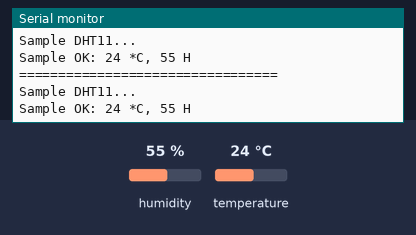
The sketch below on a simulated Arduino Uno, built with avr-gcc and run on an emulated ATmega328P. Shown: the last lines printed to the serial monitor. Inputs (shaded band) come from the test bench; at power-on: humidity 55 %, temperature 24 °C.

Above: at 2.3 s.
2.4 s: humidity set to 22 %
At 4.2 s:
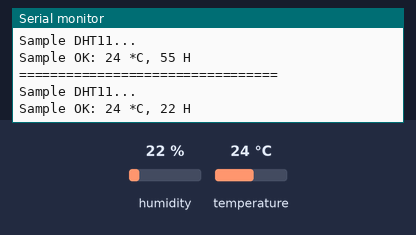
4.5 s: temperature set to 12 °C
At 5.0 s:
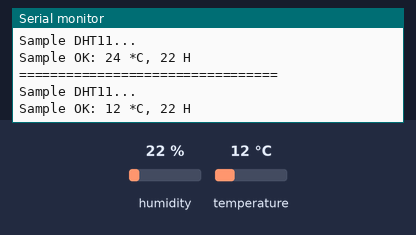
6.6 s: humidity set to 40 %
At 8.9 s:
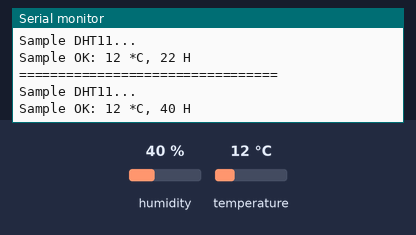
Timing chart, 0 to 10.4 s (numbered marks = the images above; inputs shaded):
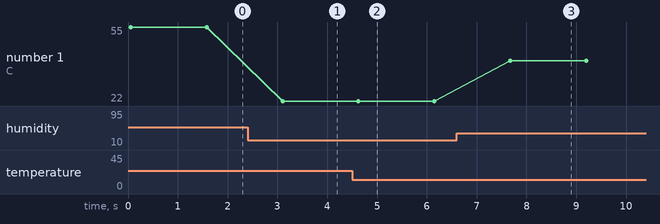

The sketch:

DHT11.ino
```cpp
/*
  DHT11

  DHT11 sıcaklık ve nem sensörü kullanılarak yapılan arduino uygulaması.

  Düzenleme 27.12.2020 - Uğur KOYUN
  Düzenleme 09.01.2021 - Yusuf Enes TATAR

  Bu örnek kod PHOTON TECHNOLOGY tarafından kamuya sunulmuştur.

  https://github.com/PhotonTechnologyCodeSpace/Beta-Board

*/

//DHT11 kütüphanesi dahil edildi.
#include <SimpleDHT.h>
//DHT11 sensörü için 2 numaralı pin tanımlandı.
int pinDHT11 = 2;
//Kütüphane için verilerin tutulacağı dht11 değişkeni tanımlandı.
SimpleDHT11 dht11(pinDHT11);

void setup() {
  //Seri haberleşme başlatıldı.
  Serial.begin(9600);
}

void loop() {
  // Çalışma Başlatılıyor
  Serial.println("=================================");
  Serial.println("Sample DHT11...");

  byte temperature = 0;                // sıcaklık verimiz için başlangıçda değeri 0 olan temperature değişkeni tanımlandı.
  byte humidity = 0;                  //  nem verimiz için başlangıçda değeri 0 olan humidity değişkeni tanımlandı.
  int err = SimpleDHTErrSuccess;     //   Başlangıçta DHT ile ilgili bir hata olursa bir hata değeri döndürülecek.

  //Hata Bloğu döndürülen değere göre işlem yapacak
  if ((err = dht11.read(&temperature, &humidity, NULL)) != SimpleDHTErrSuccess) {
    Serial.print("Read DHT11 failed, err="); Serial.println(err);delay(1000);
    return;
  }
  /********************************************************/
  Serial.print("Sample OK: ");
  Serial.print((int)temperature); Serial.print(" *C, "); //Okunan sıcaklık değerlerini serial monitör ile ekranda gösteren kod paraçası.
  Serial.print((int)humidity); Serial.println(" H");    //Okunan nem değerlerini serial monitör ile ekranda gösteren kod paraçası.

  //Bekleme
  delay(1500);
}
```

Measured:
- after the input at 2.4 s, the serial monitor: prints a new line after 0.70 s (image 1)
- after the input at 4.5 s, the serial monitor: prints a new line after 0.13 s (image 2)
- after the input at 6.6 s, the serial monitor: prints a new line after 1.1 s (image 3)
- plotted number 1: 55 → 22 after the input at 2.4 s, 22 → 40 after the input at 6.6 s
